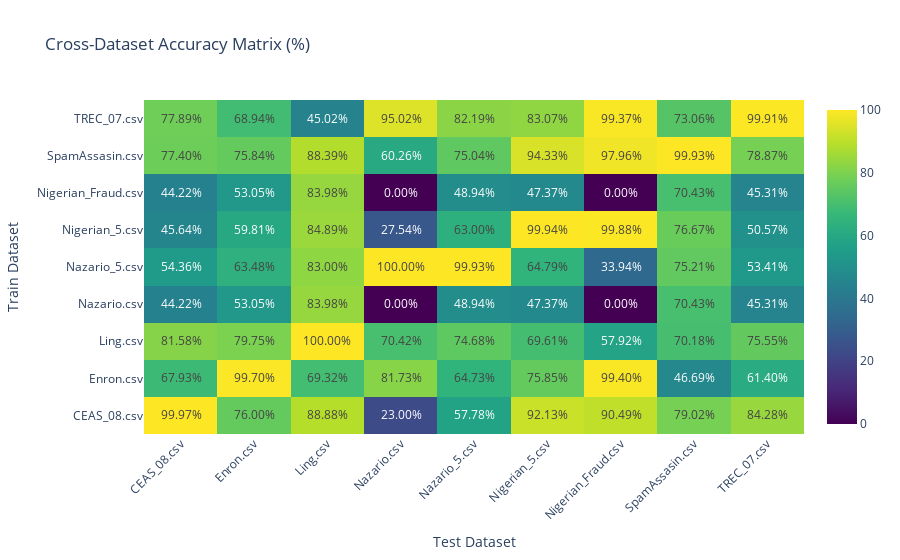

Source (notebook cell):
### Markdown cell above
Cross-dataset accuracy matrix (%):
                    CEAS_08.csv  Enron.csv    Ling.csv  Nazario.csv  \
CEAS_08.csv           99.966798  76.000269   88.877230    23.003195   
Enron.csv             67.934311  99.697652   69.324939    81.725240   
Ling.csv              81.580426  79.752746  100.000000    70.415335   
Nazario.csv           44.215150  53.048678   83.980413     0.000000   
Nazario_5.csv         54.362262  63.483052   83.001049   100.000000   
Nigerian_5.csv        45.637738  59.807841   84.889822    27.539936   
Nigerian_Fraud.csv    44.215150  53.048678   83.980413     0.000000   
SpamAssasin.csv       77.404607  75.839016   88.387548    60.255591   
TREC_07.csv           77.894979  68.935398   45.015740    95.015974   

                    Nazario_5.csv  Nigerian_5.csv  Nigerian_Fraud.csv  \
CEAS_08.csv             57.781403       92.133944           90.486194   
Enron.csv               64.730832       75.848997           99.399760   
Ling.csv                74.681892       69.609856           57.923169   
Nazario.csv             48.939641       47.370084            0.000000   
Nazario_5.csv           99.934747       64.792292           33.943577   
Nigerian_5.csv          63.001631       99.936819           99.879952   
Nigerian_Fraud.csv      48.939641       47.370084            0.000000   
SpamAssasin.csv         75.040783       94.329490           97.959184   
TREC_07.csv             82.185971       83.067446           99.369748   

                    SpamAssasin.csv  TREC_07.csv  
CEAS_08.csv               79.015321    84.282977  
Enron.csv                 46.686177    61.398516  
Ling.csv                  70.184197    75.545510  
Nazario.csv               70.425202    45.311308  
Nazario_5.csv             75.210880    53.414439  
Nigerian_5.csv            76.674126    50.566438  
Nigerian_Fraud.csv        70.425202    45.311308  
SpamAssasin.csv           99.931141    78.867868  
TREC_07.csv               73.059046    99.910709

### Code cell
import plotly.graph_objects as go

# df_accuracy is your DataFrame
fig = go.Figure(data=go.Heatmap(
    z=df_accuracy.values,
    x=df_accuracy.columns,
    y=df_accuracy.index,
    colorscale='Viridis',
    text=df_accuracy.values,
    texttemplate="%{text:.2f}%",
    hoverongaps=False,
))

fig.update_layout(
    title="Cross-Dataset Accuracy Matrix (%)",
    xaxis_title="Test Dataset",
    yaxis_title="Train Dataset",
    xaxis_tickangle=-45,
)

fig.show()

### Figure 1 — Plotly figure (JSON) as saved in the notebook; plotly's stock layout.template omitted (floating-point values rounded to 4 significant figures)
{"data": [{"colorscale": [[0, "#440154"], [0.1111, "#482878"], [0.2222, "#3e4989"], [0.3333, "#31688e"], [0.4444, "#26828e"], [0.5556, "#1f9e89"], [0.6667, "#35b779"], [0.7778, "#6ece58"], [0.8889, "#b5de2b"], [1, "#fde725"]], "hoverongaps": false, "text": [[99.97, 76.0, 88.88, 23.0, 57.78, 92.13, 90.49, 79.02, 84.28], [67.93, 99.7, 69.32, 81.73, 64.73, 75.85, 99.4, 46.69, 61.4], [81.58, 79.75, 100.0, 70.42, 74.68, 69.61, 57.92, 70.18, 75.55], [44.22, 53.05, 83.98, 0.0, 48.94, 47.37, 0.0, 70.43, 45.31], [54.36, 63.48, 83.0, 100.0, 99.93, 64.79, 33.94, 75.21, 53.41], [45.64, 59.81, 84.89, 27.54, 63.0, 99.94, 99.88, 76.67, 50.57], [44.22, 53.05, 83.98, 0.0, 48.94, 47.37, 0.0, 70.43, 45.31], [77.4, 75.84, 88.39, 60.26, 75.04, 94.33, 97.96, 99.93, 78.87], [77.89, 68.94, 45.02, 95.02, 82.19, 83.07, 99.37, 73.06, 99.91]], "texttemplate": "%{text:.2f}%", "type": "heatmap", "x": ["CEAS_08.csv", "Enron.csv", "Ling.csv", "Nazario.csv", "Nazario_5.csv", "Nigerian_5.csv", "Nigerian_Fraud.csv", "SpamAssasin.csv", "TREC_07.csv"], "y": ["CEAS_08.csv", "Enron.csv", "Ling.csv", "Nazario.csv", "Nazario_5.csv", "Nigerian_5.csv", "Nigerian_Fraud.csv", "SpamAssasin.csv", "TREC_07.csv"], "z": [[99.97, 76.0, 88.88, 23.0, 57.78, 92.13, 90.49, 79.02, 84.28], [67.93, 99.7, 69.32, 81.73, 64.73, 75.85, 99.4, 46.69, 61.4], [81.58, 79.75, 100.0, 70.42, 74.68, 69.61, 57.92, 70.18, 75.55], [44.22, 53.05, 83.98, 0.0, 48.94, 47.37, 0.0, 70.43, 45.31], [54.36, 63.48, 83.0, 100.0, 99.93, 64.79, 33.94, 75.21, 53.41], [45.64, 59.81, 84.89, 27.54, 63.0, 99.94, 99.88, 76.67, 50.57], [44.22, 53.05, 83.98, 0.0, 48.94, 47.37, 0.0, 70.43, 45.31], [77.4, 75.84, 88.39, 60.26, 75.04, 94.33, 97.96, 99.93, 78.87], [77.89, 68.94, 45.02, 95.02, 82.19, 83.07, 99.37, 73.06, 99.91]]}], "layout": {"title": {"text": "Cross-Dataset Accuracy Matrix (%)"}, "xaxis": {"tickangle": -45, "title": {"text": "Test Dataset"}}, "yaxis": {"title": {"text": "Train Dataset"}}}}
